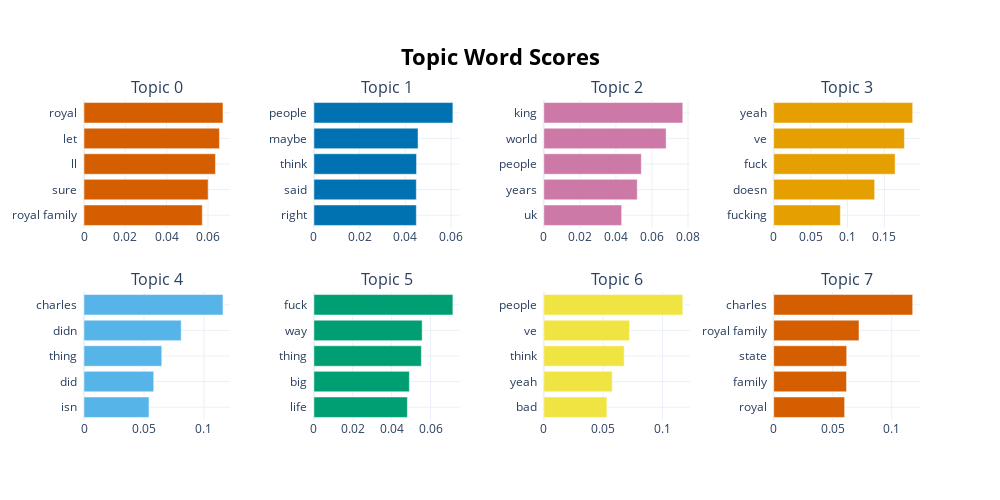

The code cell stored with this chart in its notebook:
### Markdown cell above
# visualizing data

### Code cell
BERTopic_model.visualize_barchart()

### Figure 1 — Plotly figure (JSON) as saved in the notebook; plotly's stock layout.template omitted (floating-point values rounded to 4 significant figures)
{"data": [{"marker": {"color": "#D55E00"}, "orientation": "h", "type": "bar", "x": [0.05725, 0.06009, 0.06362, 0.06555, 0.06727], "xaxis": "x", "y": ["royal family  ", "sure  ", "ll  ", "let  ", "royal  "], "yaxis": "y"}, {"marker": {"color": "#0072B2"}, "orientation": "h", "type": "bar", "x": [0.0448, 0.0448, 0.04489, 0.04554, 0.06078], "xaxis": "x2", "y": ["right  ", "said  ", "think  ", "maybe  ", "people  "], "yaxis": "y2"}, {"marker": {"color": "#CC79A7"}, "orientation": "h", "type": "bar", "x": [0.04319, 0.05185, 0.05411, 0.06785, 0.0771], "xaxis": "x3", "y": ["uk  ", "years  ", "people  ", "world  ", "king  "], "yaxis": "y3"}, {"marker": {"color": "#E69F00"}, "orientation": "h", "type": "bar", "x": [0.09031, 0.1367, 0.1645, 0.1771, 0.1883], "xaxis": "x4", "y": ["fucking  ", "doesn  ", "fuck  ", "ve  ", "yeah  "], "yaxis": "y4"}, {"marker": {"color": "#56B4E9"}, "orientation": "h", "type": "bar", "x": [0.05421, 0.05817, 0.06487, 0.08108, 0.1159], "xaxis": "x5", "y": ["isn  ", "did  ", "thing  ", "didn  ", "charles  "], "yaxis": "y5"}, {"marker": {"color": "#009E73"}, "orientation": "h", "type": "bar", "x": [0.04809, 0.04911, 0.05528, 0.05569, 0.0715], "xaxis": "x6", "y": ["life  ", "big  ", "thing  ", "way  ", "fuck  "], "yaxis": "y6"}, {"marker": {"color": "#F0E442"}, "orientation": "h", "type": "bar", "x": [0.05317, 0.05763, 0.06773, 0.07227, 0.1171], "xaxis": "x7", "y": ["bad  ", "yeah  ", "think  ", "ve  ", "people  "], "yaxis": "y7"}, {"marker": {"color": "#D55E00"}, "orientation": "h", "type": "bar", "x": [0.06009, 0.06167, 0.06183, 0.07226, 0.1177], "xaxis": "x8", "y": ["royal  ", "family  ", "state  ", "royal family  ", "charles  "], "yaxis": "y8"}], "layout": {"annotations": [{"font": {"size": 16}, "showarrow": false, "text": "Topic 0", "x": 0.0875, "xanchor": "center", "xref": "paper", "y": 1, "yanchor": "bottom", "yref": "paper"}, {"font": {"size": 16}, "showarrow": false, "text": "Topic 1", "x": 0.3625, "xanchor": "center", "xref": "paper", "y": 1, "yanchor": "bottom", "yref": "paper"}, {"font": {"size": 16}, "showarrow": false, "text": "Topic 2", "x": 0.6375, "xanchor": "center", "xref": "paper", "y": 1, "yanchor": "bottom", "yref": "paper"}, {"font": {"size": 16}, "showarrow": false, "text": "Topic 3", "x": 0.9125, "xanchor": "center", "xref": "paper", "y": 1, "yanchor": "bottom", "yref": "paper"}, {"font": {"size": 16}, "showarrow": false, "text": "Topic 4", "x": 0.0875, "xanchor": "center", "xref": "paper", "y": 0.4, "yanchor": "bottom", "yref": "paper"}, {"font": {"size": 16}, "showarrow": false, "text": "Topic 5", "x": 0.3625, "xanchor": "center", "xref": "paper", "y": 0.4, "yanchor": "bottom", "yref": "paper"}, {"font": {"size": 16}, "showarrow": false, "text": "Topic 6", "x": 0.6375, "xanchor": "center", "xref": "paper", "y": 0.4, "yanchor": "bottom", "yref": "paper"}, {"font": {"size": 16}, "showarrow": false, "text": "Topic 7", "x": 0.9125, "xanchor": "center", "xref": "paper", "y": 0.4, "yanchor": "bottom", "yref": "paper"}], "height": 500, "hoverlabel": {"bgcolor": "white", "font": {"family": "Rockwell", "size": 16}}, "showlegend": false, "title": {"font": {"color": "Black", "size": 22}, "text": "<b>Topic Word Scores", "x": 0.5, "xanchor": "center", "yanchor": "top"}, "width": 1000, "xaxis": {"anchor": "y", "autorange": true, "domain": [0, 0.175], "range": [0, 0.07081], "showgrid": true, "type": "linear"}, "xaxis2": {"anchor": "y2", "autorange": true, "domain": [0.275, 0.45], "range": [0, 0.06398], "showgrid": true, "type": "linear"}, "xaxis3": {"anchor": "y3", "autorange": true, "domain": [0.55, 0.725], "range": [0, 0.08116], "showgrid": true, "type": "linear"}, "xaxis4": {"anchor": "y4", "autorange": true, "domain": [0.825, 1], "range": [0, 0.1982], "showgrid": true, "type": "linear"}, "xaxis5": {"anchor": "y5", "autorange": true, "domain": [0, 0.175], "range": [0, 0.122], "showgrid": true, "type": "linear"}, "xaxis6": {"anchor": "y6", "autorange": true, "domain": [0.275, 0.45], "range": [0, 0.07526], "showgrid": true, "type": "linear"}, "xaxis7": {"anchor": "y7", "autorange": true, "domain": [0.55, 0.725], "range": [0, 0.1233], "showgrid": true, "type": "linear"}, "xaxis8": {"anchor": "y8", "autorange": true, "domain": [0.825, 1], "range": [0, 0.1239], "showgrid": true, "type": "linear"}, "yaxis": {"anchor": "x", "autorange": true, "domain": [0.6, 1], "range": [-0.5, 4.5], "showgrid": true, "type": "category"}, "yaxis2": {"anchor": "x2", "autorange": true, "domain": [0.6, 1], "range": [-0.5, 4.5], "showgrid": true, "type": "category"}, "yaxis3": {"anchor": "x3", "autorange": true, "domain": [0.6, 1], "range": [-0.5, 4.5], "showgrid": true, "type": "category"}, "yaxis4": {"anchor": "x4", "autorange": true, "domain": [0.6, 1], "range": [-0.5, 4.5], "showgrid": true, "type": "category"}, "yaxis5": {"anchor": "x5", "autorange": true, "domain": [0, 0.4], "range": [-0.5, 4.5], "showgrid": true, "type": "category"}, "yaxis6": {"anchor": "x6", "autorange": true, "domain": [0, 0.4], "range": [-0.5, 4.5], "showgrid": true, "type": "category"}, "yaxis7": {"anchor": "x7", "autorange": true, "domain": [0, 0.4], "range": [-0.5, 4.5], "showgrid": true, "type": "category"}, "yaxis8": {"anchor": "x8", "autorange": true, "domain": [0, 0.4], "range": [-0.5, 4.5], "showgrid": true, "type": "category"}}}
